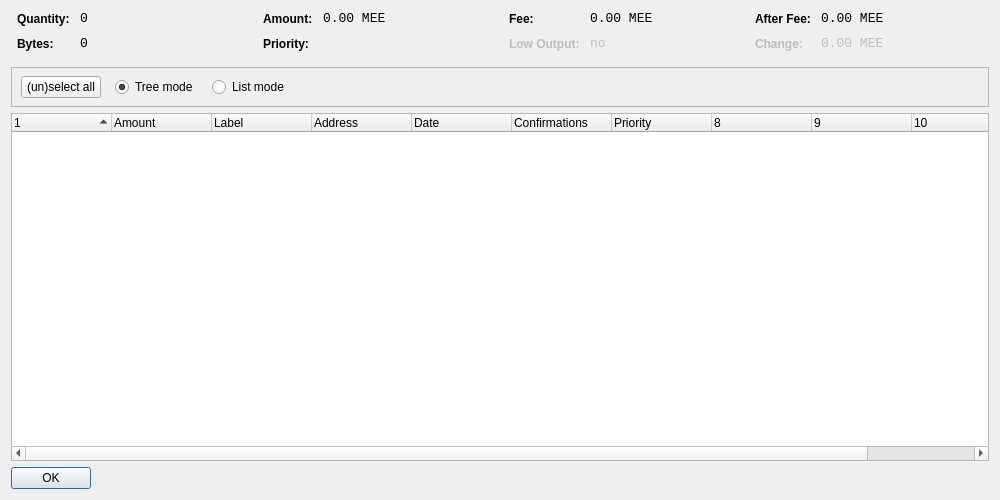
<?xml version="1.0" encoding="UTF-8"?>
<ui version="4.0">
 <class>CoinControlDialog</class>
 <widget class="QDialog" name="CoinControlDialog">
  <property name="geometry">
   <rect>
    <x>0</x>
    <y>0</y>
    <width>1000</width>
    <height>500</height>
   </rect>
  </property>
  <property name="windowTitle">
   <string>Coin Control</string>
  </property>
  <layout class="QVBoxLayout" name="verticalLayout">
   <item>
    <layout class="QHBoxLayout" name="horizontalLayoutTop" stretch="0,0,0,0">
     <property name="topMargin">
      <number>0</number>
     </property>
     <property name="bottomMargin">
      <number>10</number>
     </property>
     <item>
      <layout class="QFormLayout" name="formLayoutCoinControl1">
       <property name="horizontalSpacing">
        <number>10</number>
       </property>
       <property name="verticalSpacing">
        <number>10</number>
       </property>
       <property name="leftMargin">
        <number>6</number>
       </property>
       <property name="rightMargin">
        <number>6</number>
       </property>
       <item row="0" column="0">
        <widget class="QLabel" name="labelCoinControlQuantityText">
         <property name="styleSheet">
          <string notr="true">font-weight:bold;</string>
         </property>
         <property name="text">
          <string>Quantity:</string>
         </property>
        </widget>
       </item>
       <item row="0" column="1">
        <widget class="QLabel" name="labelCoinControlQuantity">
         <property name="font">
          <font>
           <family>Monospace</family>
           <pointsize>10</pointsize>
          </font>
         </property>
         <property name="cursor">
          <cursorShape>IBeamCursor</cursorShape>
         </property>
         <property name="contextMenuPolicy">
          <enum>Qt::ActionsContextMenu</enum>
         </property>
         <property name="text">
          <string notr="true">0</string>
         </property>
         <property name="textInteractionFlags">
          <set>Qt::LinksAccessibleByMouse|Qt::TextSelectableByKeyboard|Qt::TextSelectableByMouse</set>
         </property>
        </widget>
       </item>
       <item row="1" column="0">
        <widget class="QLabel" name="labelCoinControlBytesText">
         <property name="styleSheet">
          <string notr="true">font-weight:bold;</string>
         </property>
         <property name="text">
          <string>Bytes:</string>
         </property>
        </widget>
       </item>
       <item row="1" column="1">
        <widget class="QLabel" name="labelCoinControlBytes">
         <property name="font">
          <font>
           <family>Monospace</family>
           <pointsize>10</pointsize>
          </font>
         </property>
         <property name="cursor">
          <cursorShape>IBeamCursor</cursorShape>
         </property>
         <property name="contextMenuPolicy">
          <enum>Qt::ActionsContextMenu</enum>
         </property>
         <property name="text">
          <string notr="true">0</string>
         </property>
         <property name="textInteractionFlags">
          <set>Qt::LinksAccessibleByMouse|Qt::TextSelectableByKeyboard|Qt::TextSelectableByMouse</set>
         </property>
        </widget>
       </item>
      </layout>
     </item>
     <item>
      <layout class="QFormLayout" name="formLayoutCoinControl2">
       <property name="horizontalSpacing">
        <number>10</number>
       </property>
       <property name="verticalSpacing">
        <number>10</number>
       </property>
       <property name="leftMargin">
        <number>6</number>
       </property>
       <property name="rightMargin">
        <number>6</number>
       </property>
       <item row="0" column="0">
        <widget class="QLabel" name="labelCoinControlAmountText">
         <property name="styleSheet">
          <string notr="true">font-weight:bold;</string>
         </property>
         <property name="text">
          <string>Amount:</string>
         </property>
        </widget>
       </item>
       <item row="0" column="1">
        <widget class="QLabel" name="labelCoinControlAmount">
         <property name="font">
          <font>
           <family>Monospace</family>
           <pointsize>10</pointsize>
          </font>
         </property>
         <property name="cursor">
          <cursorShape>IBeamCursor</cursorShape>
         </property>
         <property name="contextMenuPolicy">
          <enum>Qt::ActionsContextMenu</enum>
         </property>
         <property name="text">
          <string notr="true">0.00 MEE</string>
         </property>
         <property name="textInteractionFlags">
          <set>Qt::LinksAccessibleByMouse|Qt::TextSelectableByKeyboard|Qt::TextSelectableByMouse</set>
         </property>
        </widget>
       </item>
       <item row="1" column="0">
        <widget class="QLabel" name="labelCoinControlPriorityText">
         <property name="styleSheet">
          <string notr="true">font-weight:bold;</string>
         </property>
         <property name="text">
          <string>Priority:</string>
         </property>
        </widget>
       </item>
       <item row="1" column="1">
        <widget class="QLabel" name="labelCoinControlPriority">
         <property name="font">
          <font>
           <family>Monospace</family>
           <pointsize>10</pointsize>
          </font>
         </property>
         <property name="cursor">
          <cursorShape>IBeamCursor</cursorShape>
         </property>
         <property name="contextMenuPolicy">
          <enum>Qt::ActionsContextMenu</enum>
         </property>
         <property name="text">
          <string/>
         </property>
         <property name="textInteractionFlags">
          <set>Qt::LinksAccessibleByMouse|Qt::TextSelectableByKeyboard|Qt::TextSelectableByMouse</set>
         </property>
        </widget>
       </item>
      </layout>
     </item>
     <item>
      <layout class="QFormLayout" name="formLayoutCoinControl3">
       <property name="horizontalSpacing">
        <number>10</number>
       </property>
       <property name="verticalSpacing">
        <number>10</number>
       </property>
       <property name="leftMargin">
        <number>6</number>
       </property>
       <property name="rightMargin">
        <number>6</number>
       </property>
       <item row="0" column="0">
        <widget class="QLabel" name="labelCoinControlFeeText">
         <property name="styleSheet">
          <string notr="true">font-weight:bold;</string>
         </property>
         <property name="text">
          <string>Fee:</string>
         </property>
        </widget>
       </item>
       <item row="0" column="1">
        <widget class="QLabel" name="labelCoinControlFee">
         <property name="font">
          <font>
           <family>Monospace</family>
           <pointsize>10</pointsize>
          </font>
         </property>
         <property name="cursor">
          <cursorShape>IBeamCursor</cursorShape>
         </property>
         <property name="contextMenuPolicy">
          <enum>Qt::ActionsContextMenu</enum>
         </property>
         <property name="text">
          <string notr="true">0.00 MEE</string>
         </property>
         <property name="textInteractionFlags">
          <set>Qt::LinksAccessibleByMouse|Qt::TextSelectableByKeyboard|Qt::TextSelectableByMouse</set>
         </property>
        </widget>
       </item>
       <item row="1" column="0">
        <widget class="QLabel" name="labelCoinControlLowOutputText">
         <property name="enabled">
          <bool>false</bool>
         </property>
         <property name="styleSheet">
          <string notr="true">font-weight:bold;</string>
         </property>
         <property name="text">
          <string>Low Output:</string>
         </property>
        </widget>
       </item>
       <item row="1" column="1">
        <widget class="QLabel" name="labelCoinControlLowOutput">
         <property name="enabled">
          <bool>false</bool>
         </property>
         <property name="font">
          <font>
           <family>Monospace</family>
           <pointsize>10</pointsize>
          </font>
         </property>
         <property name="cursor">
          <cursorShape>IBeamCursor</cursorShape>
         </property>
         <property name="contextMenuPolicy">
          <enum>Qt::ActionsContextMenu</enum>
         </property>
         <property name="text">
          <string notr="true">no</string>
         </property>
         <property name="textInteractionFlags">
          <set>Qt::LinksAccessibleByMouse|Qt::TextSelectableByKeyboard|Qt::TextSelectableByMouse</set>
         </property>
        </widget>
       </item>
      </layout>
     </item>
     <item>
      <layout class="QFormLayout" name="formLayoutCoinControl4">
       <property name="horizontalSpacing">
        <number>10</number>
       </property>
       <property name="verticalSpacing">
        <number>10</number>
       </property>
       <property name="leftMargin">
        <number>6</number>
       </property>
       <property name="rightMargin">
        <number>6</number>
       </property>
       <item row="0" column="0">
        <widget class="QLabel" name="labelCoinControlAfterFeeText">
         <property name="styleSheet">
          <string notr="true">font-weight:bold;</string>
         </property>
         <property name="text">
          <string>After Fee:</string>
         </property>
        </widget>
       </item>
       <item row="0" column="1">
        <widget class="QLabel" name="labelCoinControlAfterFee">
         <property name="font">
          <font>
           <family>Monospace</family>
           <pointsize>10</pointsize>
          </font>
         </property>
         <property name="cursor">
          <cursorShape>IBeamCursor</cursorShape>
         </property>
         <property name="contextMenuPolicy">
          <enum>Qt::ActionsContextMenu</enum>
         </property>
         <property name="text">
          <string notr="true">0.00 MEE</string>
         </property>
         <property name="textInteractionFlags">
          <set>Qt::LinksAccessibleByMouse|Qt::TextSelectableByKeyboard|Qt::TextSelectableByMouse</set>
         </property>
        </widget>
       </item>
       <item row="1" column="0">
        <widget class="QLabel" name="labelCoinControlChangeText">
         <property name="enabled">
          <bool>false</bool>
         </property>
         <property name="styleSheet">
          <string notr="true">font-weight:bold;</string>
         </property>
         <property name="text">
          <string>Change:</string>
         </property>
        </widget>
       </item>
       <item row="1" column="1">
        <widget class="QLabel" name="labelCoinControlChange">
         <property name="enabled">
          <bool>false</bool>
         </property>
         <property name="font">
          <font>
           <family>Monospace</family>
           <pointsize>10</pointsize>
          </font>
         </property>
         <property name="cursor">
          <cursorShape>IBeamCursor</cursorShape>
         </property>
         <property name="contextMenuPolicy">
          <enum>Qt::ActionsContextMenu</enum>
         </property>
         <property name="text">
          <string notr="true">0.00 MEE</string>
         </property>
         <property name="textInteractionFlags">
          <set>Qt::LinksAccessibleByMouse|Qt::TextSelectableByKeyboard|Qt::TextSelectableByMouse</set>
         </property>
        </widget>
       </item>
      </layout>
     </item>
    </layout>
   </item>
   <item>
    <widget class="QFrame" name="frame">
     <property name="minimumSize">
      <size>
       <width>0</width>
       <height>40</height>
      </size>
     </property>
     <property name="frameShape">
      <enum>QFrame::StyledPanel</enum>
     </property>
     <property name="frameShadow">
      <enum>QFrame::Sunken</enum>
     </property>
     <widget class="QWidget" name="horizontalLayoutWidget">
      <property name="geometry">
       <rect>
        <x>10</x>
        <y>0</y>
        <width>781</width>
        <height>41</height>
       </rect>
      </property>
      <layout class="QHBoxLayout" name="horizontalLayoutPanel" stretch="0,0,0,0,0">
       <property name="spacing">
        <number>14</number>
       </property>
       <item>
        <widget class="QPushButton" name="pushButtonSelectAll">
         <property name="sizePolicy">
          <sizepolicy hsizetype="Maximum" vsizetype="Fixed">
           <horstretch>0</horstretch>
           <verstretch>0</verstretch>
          </sizepolicy>
         </property>
         <property name="text">
          <string>(un)select all</string>
         </property>
        </widget>
       </item>
       <item>
        <widget class="QRadioButton" name="radioTreeMode">
         <property name="sizePolicy">
          <sizepolicy hsizetype="Maximum" vsizetype="Fixed">
           <horstretch>0</horstretch>
           <verstretch>0</verstretch>
          </sizepolicy>
         </property>
         <property name="text">
          <string>Tree mode</string>
         </property>
         <property name="checked">
          <bool>true</bool>
         </property>
        </widget>
       </item>
       <item>
        <widget class="QRadioButton" name="radioListMode">
         <property name="sizePolicy">
          <sizepolicy hsizetype="Maximum" vsizetype="Fixed">
           <horstretch>0</horstretch>
           <verstretch>0</verstretch>
          </sizepolicy>
         </property>
         <property name="text">
          <string>List mode</string>
         </property>
        </widget>
       </item>
       <item>
        <spacer name="horizontalSpacer">
         <property name="orientation">
          <enum>Qt::Horizontal</enum>
         </property>
         <property name="sizeHint" stdset="0">
          <size>
           <width>40</width>
           <height>20</height>
          </size>
         </property>
        </spacer>
       </item>
      </layout>
     </widget>
    </widget>
   </item>
   <item>
    <widget class="CoinControlTreeWidget" name="treeWidget">
     <property name="contextMenuPolicy">
      <enum>Qt::CustomContextMenu</enum>
     </property>
     <property name="sortingEnabled">
      <bool>false</bool>
     </property>
     <property name="columnCount">
      <number>11</number>
     </property>
     <attribute name="headerShowSortIndicator" stdset="0">
      <bool>true</bool>
     </attribute>
     <attribute name="headerStretchLastSection">
      <bool>false</bool>
     </attribute>
     <column>
      <property name="text">
       <string/>
      </property>
     </column>
     <column>
      <property name="text">
       <string>Amount</string>
      </property>
     </column>
     <column>
      <property name="text">
       <string>Label</string>
      </property>
     </column>
     <column>
      <property name="text">
       <string>Address</string>
      </property>
     </column>
     <column>
      <property name="text">
       <string>Date</string>
      </property>
     </column>
     <column>
      <property name="text">
       <string>Confirmations</string>
      </property>
      <property name="toolTip">
       <string>Confirmed</string>
      </property>
     </column>
     <column>
      <property name="text">
       <string>Priority</string>
      </property>
     </column>
     <column>
      <property name="text">
       <string/>
      </property>
     </column>
     <column>
      <property name="text">
       <string/>
      </property>
     </column>
     <column>
      <property name="text">
       <string/>
      </property>
     </column>
     <column>
      <property name="text">
       <string/>
      </property>
     </column>
    </widget>
   </item>
   <item>
    <widget class="QDialogButtonBox" name="buttonBox">
     <property name="sizePolicy">
      <sizepolicy hsizetype="Maximum" vsizetype="Fixed">
       <horstretch>0</horstretch>
       <verstretch>0</verstretch>
      </sizepolicy>
     </property>
     <property name="orientation">
      <enum>Qt::Horizontal</enum>
     </property>
     <property name="standardButtons">
      <set>QDialogButtonBox::Ok</set>
     </property>
    </widget>
   </item>
  </layout>
 </widget>
 <customwidgets>
  <customwidget>
   <class>CoinControlTreeWidget</class>
   <extends>QTreeWidget</extends>
   <header>coincontroltreewidget.h</header>
  </customwidget>
 </customwidgets>
 <resources/>
 <connections/>
</ui>
